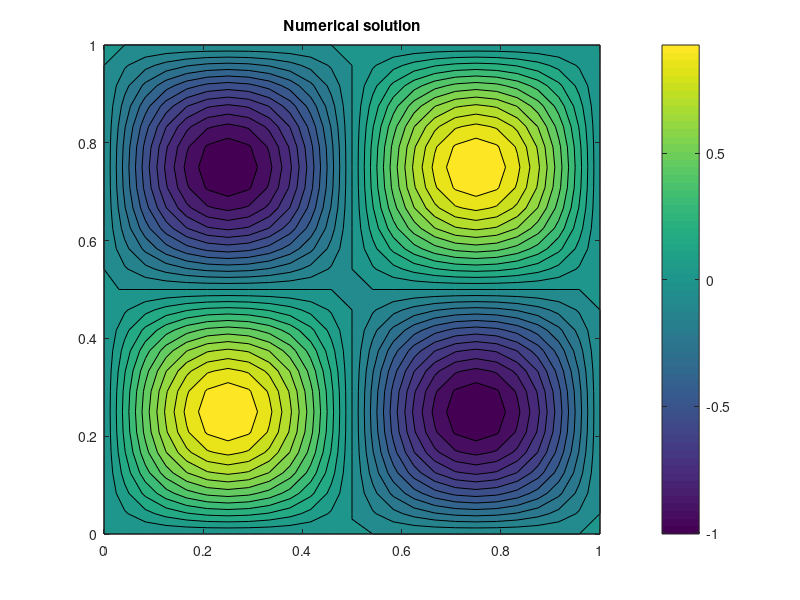
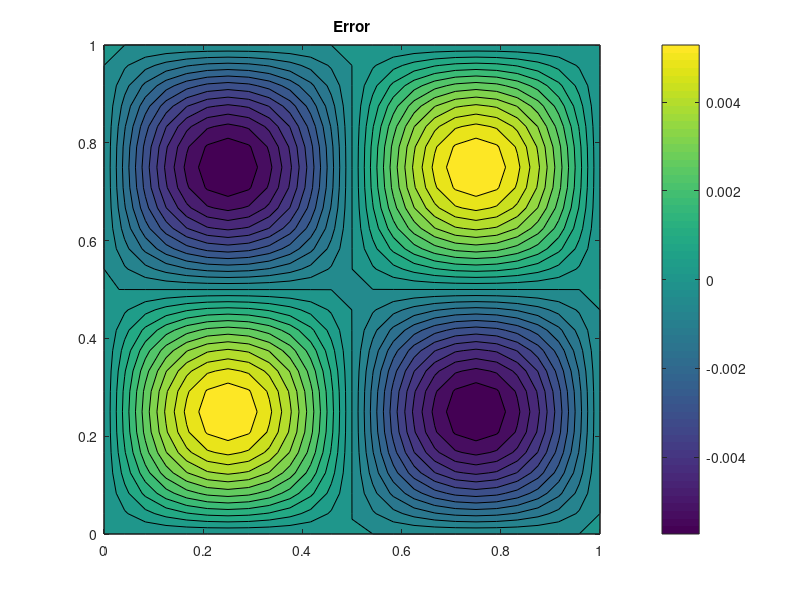

The MATLAB script that drew these images, in order:
% Solve 2-D poisson equation using Gauss-Seidel method
%  -Laplace(u) = f in [0,1]x[0,1]
%           u  = 0 on boundary
n=25;
xmin=0; xmax=1; ymin=xmin; ymax=xmax;
h = (xmax-xmin)/(n-1); TOL=1e-6; res=TOL+1; iter=0; omg = 2/(1+sin(pi*h));
x=linspace(xmin,xmax,n);
y=linspace(ymin,ymax,n);
[X,Y]=meshgrid(x,y);
f=2*(2*pi)^2*sin(2*pi*X).*sin(2*pi*Y);
u=zeros(n,n);
while res>TOL
   res = 0; iter=iter+1;
   for i=2:n-1
      for j=2:n-1
         uold = u(i,j);
         un   = 0.25*(u(i-1,j) + u(i+1,j) + u(i,j-1) + u(i,j+1)) + ...
                0.25*h^2*f(i,j);
         u(i,j) = uold + omg*(un - uold);
         res = res + (u(i,j) - uold)^2;
       end
   end
   res = sqrt(res / n^2);
   fprintf(1,'Iter=%d,  residue=%e\n',iter,res);
end
figure(1); contourf(X,Y,u,25); title('Numerical solution'); colorbar;
% Exact solution
ue=sin(2*pi*X).*sin(2*pi*Y);
figure(2); contourf(X,Y,u-ue,25); title('Error'); colorbar;
